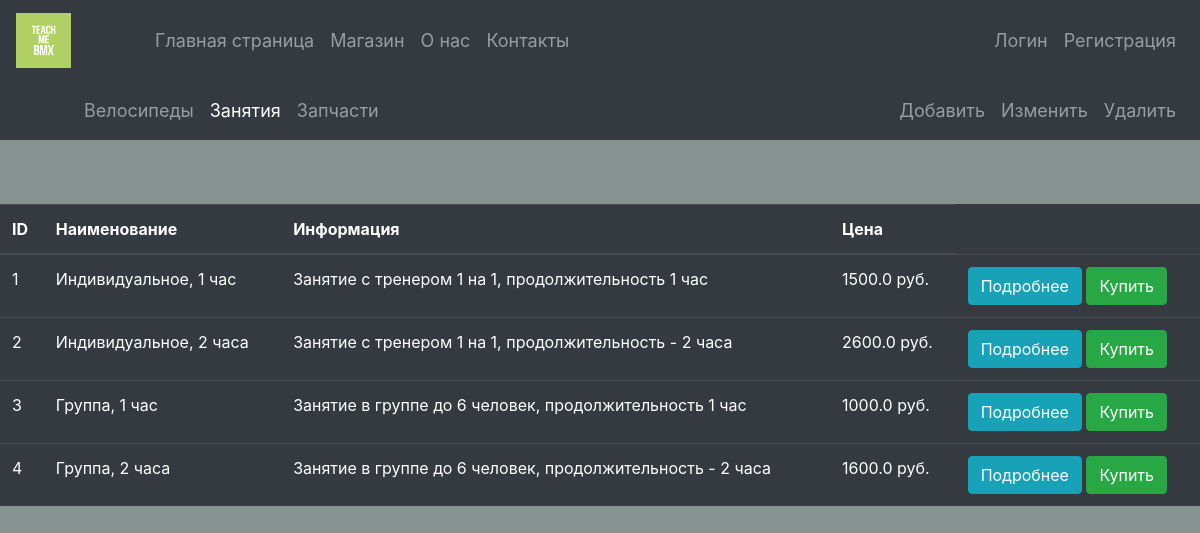
Screenshot of /market/lessons/ with the database file from the repository.
### webapp/registration/models.py (models this page shows, shortened)
class Lessons(db.Model):
    __tablename__ = 'lessons_list'
    id = db.Column(db.Integer(), primary_key=True)
    lessons_name = db.Column(db.String(30), nullable=False)
    lessons_about = db.Column(db.String(200), nullable=False)
    lessons_price = db.Column(db.Float())
    category_id = db.Column(db.Integer, db.ForeignKey('categories_list.id'))
    category = db.relationship('Category', back_populates='lessons')

### webapp/market/views.py (the view)
@market.route('/market/lessons/')
def lessons_page():
    lessons_ = Lessons.query.order_by(Lessons.id.asc()).all()
    if not lessons_:
        abort(404)
    return render_template('market/market_lessons.html', title='Занятия', lessons=lessons_)

### webapp/templates/market/market_lessons.html (shortened to what this page needs)
{% extends 'base_template.html' %}
{% block content %}
    <nav class="navbar navbar-expand-md navbar-dark bg-dark">
        <div class="collapse navbar-collapse" id="Nav">
            <ul class="navbar-nav mr-auto">
                <li class="nav-item">
                    <a class="nav-link" href="/market/bikes">Велосипеды</a>
                </li>
                <li class="nav-item active">
                    <a class="nav-link" href="/market/lessons">Занятия<span class="sr-only">(current)</span></a>
                </li>
                <li class="nav-item">
                    <a class="nav-link" href="/market/parts">Запчасти</a>
                </li>
            </ul>
            <ul class="navbar-nav">
                <li class="nav-item">
                    <a class="nav-link" href="/market/lessons_create/">Добавить</a>
                </li>
                <li class="nav-item">
                    <a class="nav-link" href="/market/lessons_update/">Изменить</a>
                </li>
                <li class="nav-item">
                    <a class="nav-link" href="/market/lessons_delete/">Удалить</a>
                </li>
            </ul>
        </div>
    </nav>
    <p> </p><br><br>
    <table class="table table-hover table-dark">
        <thead>
            <tr>
                <th scope="col">ID</th>
                <th scope="col">Наименование</th>
                <th scope="col">Информация</th>
                <th scope="col">Цена</th>
            </tr>
        </thead>
        <tbody>
            {% for lesson in lessons %}
                <tr>
                    <td scope="col">{{ lesson.id }}</td>
                    <td scope="col">{{ lesson.lessons_name }}</td>
                    <td scope="col">{{ lesson.lessons_about }}</td>
                    <td scope="col">{{ lesson.lessons_price }} руб.</td>
                    <td scope="col">
                        <button class="btn btn-outline btn-info">Подробнее</button>
                        <button class="btn btn-outline btn-success">Купить</button>
                    </td>
                </tr>
            {% endfor %}
        </tbody>
    </table>
{% endblock %}

### webapp/static/css/style.css (style rules this page uses)
body { padding: 0; margin: 0; background-color: #899999; color: black; }
li { padding: 0; margin: 0; font: "default"; position: center; font-weight: default; }
ul { margin-left: 60px; padding: 0; margin: 30; font-size: 15px; color: black; }

### rows the page displays
Lessons: id "1", lessons_name "Индивидуальное, 1 час", lessons_about "Занятие с тренером 1 на 1, продолжительность 1 час", lessons_price "1500.0"
Lessons: id "2", lessons_name "Индивидуальное, 2 часа", lessons_about "Занятие с тренером 1 на 1, продолжительность - 2 часа", lessons_price "2600.0"
Lessons: id "3", lessons_name "Группа, 1 час", lessons_about "Занятие в группе до 6 человек, продолжительность 1 час", lessons_price "1000.0"
Lessons: id "4", lessons_name "Группа, 2 часа", lessons_about "Занятие в группе до 6 человек, продолжительность - 2 часа", lessons_price "1600.0"
